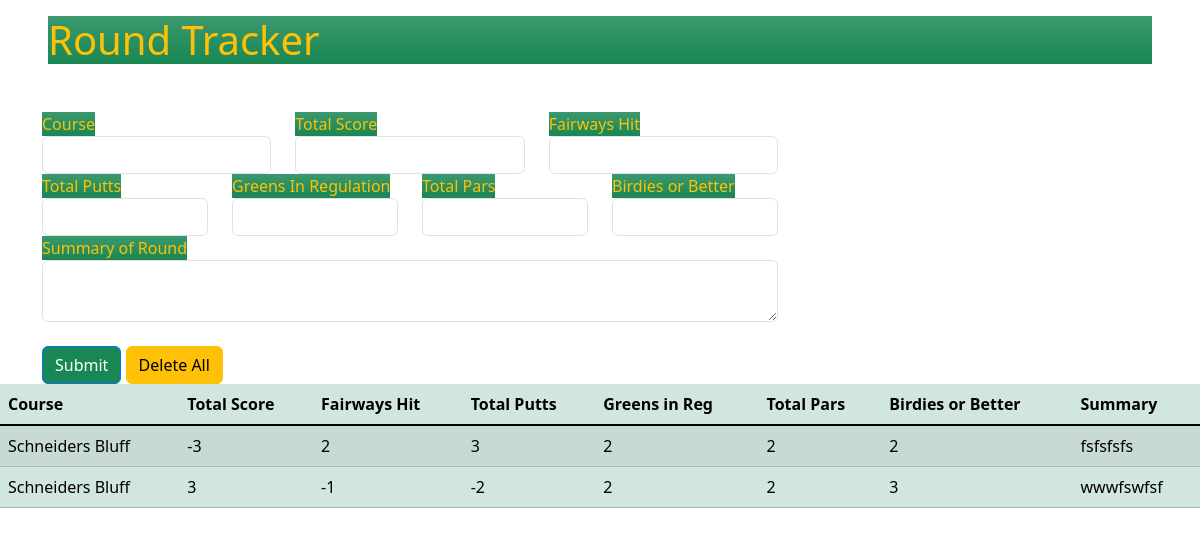
Before: / with the older database file.
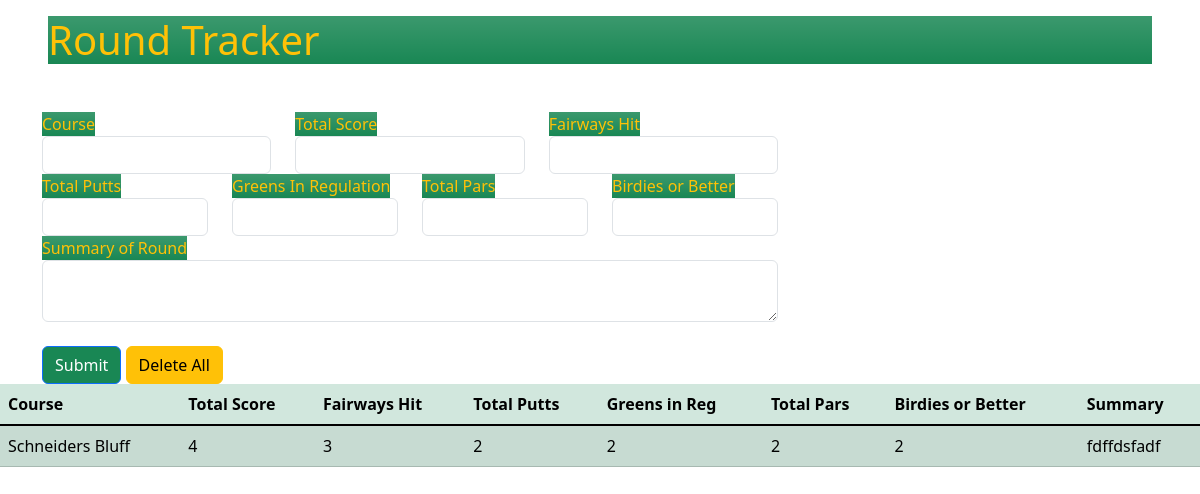
After: the same page with the newer database file.
### golf/models.py (models this page shows)
class Profile(models.Model):
    course = models.CharField(max_length=200)
    score = models.IntegerField()
    fairways = models.IntegerField()
    putts = models.IntegerField()
    greens = models.IntegerField()
    pars = models.IntegerField()
    birdies = models.IntegerField()
    summary = models.TextField(max_length=2000)

### golf/views.py (the view)
# urls.py: path('', views.accept, name="accept"),
def accept(request):
    if request.method == 'POST':
        course = request.POST.get('course', '')
        score = request.POST.get('score', '')
        fairways = request.POST.get('fairways', '')
        putts = request.POST.get('putts', '')
        greens = request.POST.get('greens', '')
        pars = request.POST.get('pars', '')
        birdies = request.POST.get('birdies', '')
        summary = request.POST.get('summary', '')
        profile = Profile(course=course, score=score, fairways=fairways, putts=putts, greens=greens, pars=pars,
                          birdies=birdies, summary=summary)
        profile.save()
        return HttpResponseRedirect('/')
    else:
        golf_round = Profile.objects.all()
    return render(request, 'golf/accept.html', {'golf_round': golf_round})

### golf/templates/golf/accept.html (shortened to what this page needs)
<!doctype html>
<html lang="en">
<head>
    <link href="https://cdn.jsdelivr.net/npm/bootstrap@5.3.1/dist/css/bootstrap.min.css" rel="stylesheet">
</head>
<body class="has-bg-img" style="
  background-image: url('https://images.pexels.com/photos/413195/pexels-photo-413195.jpeg?cs=srgb&dl=pexels-pixmike-413195.jpg&fm=jpg');
  height: 100vh">
<h1 class="mt-3 mb-5 mx-5 text-warning bg-success bg-gradient">Round Tracker</h1>
<div class="container">
    <div class="row">
        <div class="col-md-8">
            <form method="POST">
                <div class="row">
                    <div class="col">
                        <label class="text-warning bg-success bg-gradient" for="">Course</label>
                        <input type="text" class="form-control" id="course" name="course">
                    </div>
                    <div class="col">
                        <label class="text-warning bg-success bg-gradient" for="">Total Score</label>
                        <input type="number" class="form-control" id="score" name="score">
                    </div>
                    <div class="col">
                        <label class="text-warning bg-success bg-gradient" for="">Fairways Hit</label>
                        <input type="number" class="form-control" id="fairways" name="fairways">
                    </div>
                </div>
                <div class="row">
                    <div class="col">
                        <label class="text-warning bg-success bg-gradient" for="">Total Putts</label>
                        <input type="number" class="form-control" id="putts" name="putts">
                    </div>
                    <div class="col">
                        <label class="text-warning bg-success bg-gradient" for="">Greens In Regulation</label>
                        <input type="number" class="form-control" id="greens" name="greens">
                    </div>
                    <div class="col">
                        <label class="text-warning bg-success bg-gradient" for="">Total Pars</label>
                        <input type="number" class="form-control" id="pars" name="pars">
                    </div>
                    <div class="col">
                        <label class="text-warning bg-success bg-gradient" for="">Birdies or Better</label>
                        <input type="number" class="form-control" id="birdies" name="birdies">
                    </div>
                </div>
                <div class="form-group">
                    <label class="text-warning bg-success bg-gradient" for="">Summary of Round</label>
                    <textarea class="form-control" id="summary" name="summary"></textarea>
                </div>
                <br>
                <button type="submit" class="btn btn-primary bg-success btn-rounded">Submit</button>
                <a class="btn btn-warning btn-rounded" href="/delete">Delete All</a>
            </form>
        </div>
    </div>
</div>
<table class="table table-success table-striped">
  <thead>
    <tr>
      <th scope="col">Course</th>
      <th scope="col">Total Score</th>
      <th scope="col">Fairways Hit</th>
      <th scope="col">Total Putts</th>
      <th scope="col">Greens in Reg</th>
      <th scope="col">Total Pars</th>
      <th scope="col">Birdies or Better</th>
      <th scope="col">Summary</th>
    </tr>
  </thead>
  <tbody class="table-group-divider">
  {% for golf in golf_round %}
    <tr>
      <td>{{golf.course}}</td>
      <td>{{golf.score}}</td>
      <td>{{golf.fairways}}</td>
      <td>{{golf.putts}}</td>
      <td>{{golf.greens}}</td>
      <td>{{golf.pars}}</td>
      <td>{{golf.birdies}}</td>
      <td>{{golf.summary}}</td>
    </tr>
  {% endfor %}
  </tbody>
</table>
</body>
</html>

Changed rows visible on the page:
removed Profile: course "Schneiders Bluff", score "-3", fairways "2", putts "3", greens "2", pars "2", birdies "2", summary "fsfsfsfs"
removed Profile: course "Schneiders Bluff", score "3", fairways "-1", putts "-2", greens "2", pars "2", birdies "3", summary "wwwfswfsf"
added Profile: course "Schneiders Bluff", score "4", fairways "3", putts "2", greens "2", pars "2", birdies "2", summary "fdffdsfadf"
